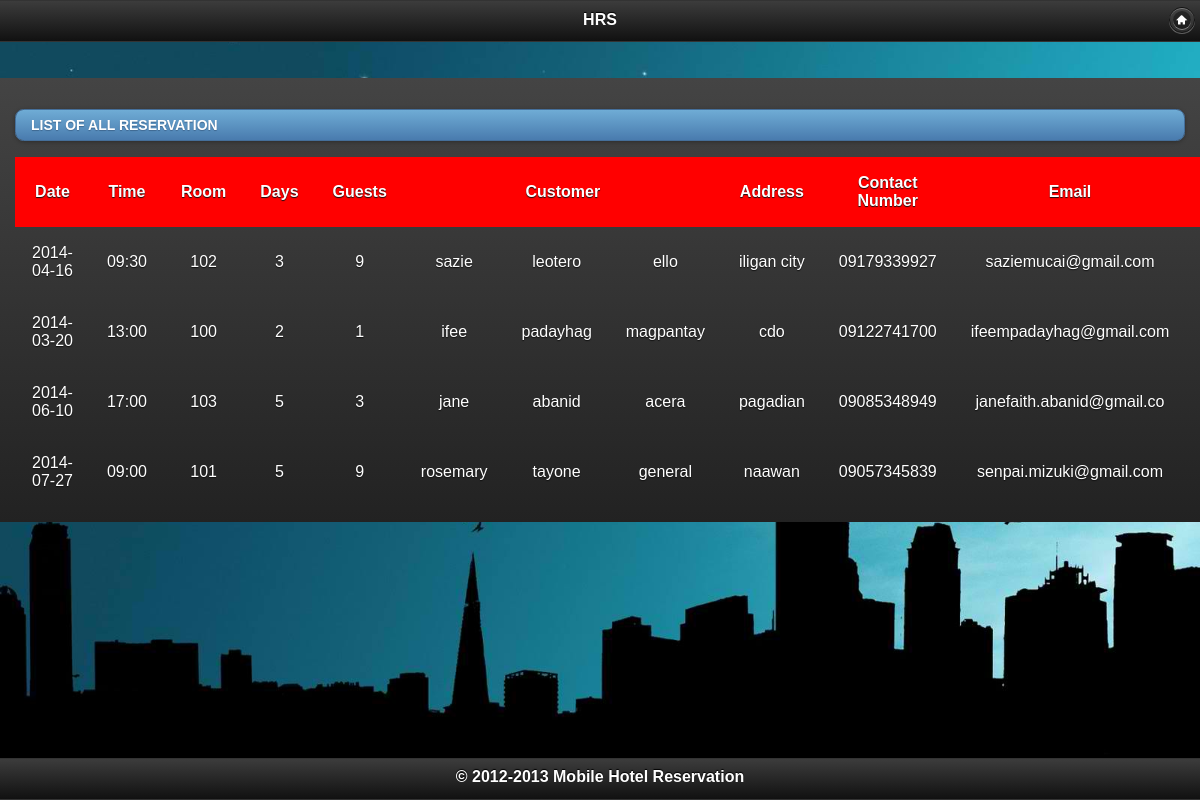
/summary.php, run on an earlier commit of the app's database.
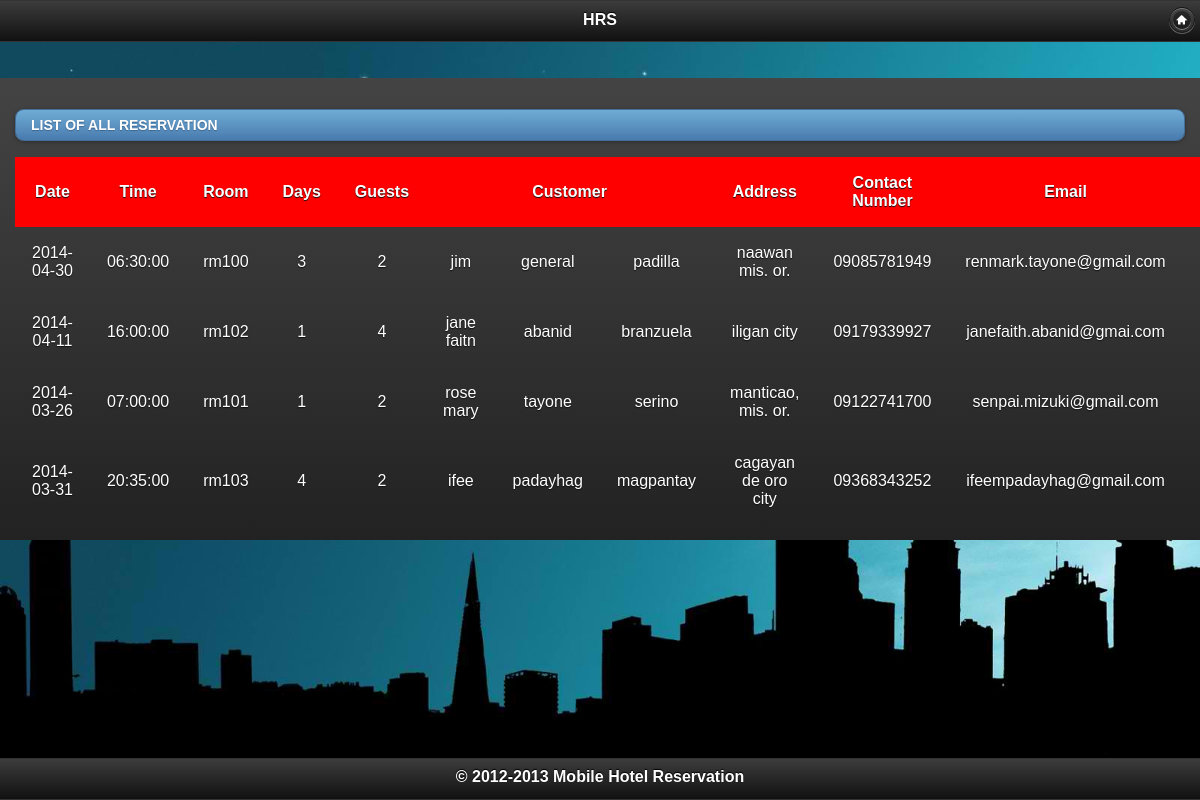
And on a later commit of the database.
### tables this page shows
CREATE TABLE `customers` (
  `id` int(15) NOT NULL AUTO_INCREMENT,
  `firstname` varchar(50) NOT NULL,
  `middlename` varchar(50) NOT NULL,
  `lastname` varchar(50) NOT NULL,
  `address` varchar(50) NOT NULL,
  `contactnumber` varchar(25) NOT NULL,
  `email` varchar(100) NOT NULL,
  `date` date NOT NULL,
  `time` time NOT NULL,
  `days` int(25) NOT NULL,
  `guests` int(25) NOT NULL,
  `reservationcode` varchar(50) NOT NULL,
  `roomnumber` varchar(25) NOT NULL,
  PRIMARY KEY (`id`),
  UNIQUE KEY `date` (`date`),
  UNIQUE KEY `time` (`time`),
  UNIQUE KEY `reservationcode` (`reservationcode`)
);

### summary.php (the view, shortened to what this page needs)
<!DOCTYPE html>
<html>
    <head>
   	<link href="jquery.mobile.min.css" rel="stylesheet" type="text/css"/>
    </head>
    <body>
	<div data-role="page" class="type-home" style="background-image: url('images/2.jpg'); background-attachment: fixed; background-repeat: no-repeat; background-size: 100% 100%;">
    <div data-role="header" data-theme="a">
	<h1>HRS</h1>
		<a href="index.php" data-icon="home" data-iconpos="notext" data-direction="reverse" class="ui-btn-right jqm-delete">Home</a>
	</div>
	<br><br>
<div data-role="content" data-theme="a">
 <ul data-role="listview" data-theme="b" data-inset="true">
    <li data-role="list-divider" role="heading">
        <font size=""> LIST OF ALL RESERVATION </font>
    </li>
    </ul>
	<center>
<div id="table">
					<table cellpadding="17" cellspacing="0" border="0" class="display" id="example">
						<thead>
							<tr bgcolor="red">
								<th rowspan="2">Date</th>
								<th rowspan="2">Time</th>
								<th rowspan="2">Room</th>
								<th rowspan="2">Days</th>
								<th rowspan="2">Guests</th>
								<th colspan="3">Customer</th>
								<th rowspan="2">Address</th>
								<th rowspan="2">Contact Number</th>
								<th rowspan="2">Email</th>
								<th rowspan="2">Reservation Code</th>
							</tr>
						</thead>
						<tbody>
						</center>
							<?php
								$customers = mysql_query("SELECT * FROM customers") ?>
							<?php
									while($row = mysql_fetch_array($customers)){
										echo '<tr>';
											echo '<td><center>'.$row['date'].'</center></td>';
											echo '<td><center>'.$row['time'].'</center></td>';
											echo '<td><center>'.$row['roomnumber'].'</center></td>';
											echo '<td><center>'.$row['days'].'</center></td>';
											echo '<td><center>'.$row['guests'].'</center></td>';
											echo '<td><center>'.$row['firstname'].'</center></td>'; echo '<td><center>'.$row['lastname'].'</center></td>'; echo '<td><center>'.$row['middlename'].'</center></td>';
											echo '<td><center>'.$row['address'].'</center></td>';
											echo '<td><center>'.$row['contactnumber'].'</center></td>';
											echo '<td><center>'.$row['email'].'</center></td>';
											echo '<td><center>'.$row['reservationcode'].'</center></td>';
										echo '</tr> ';
								}
							?>
					</div>
		</div>
<div data-role="footer"  data-position="fixed" data-theme="a" class="footer-docs">
				<h4>&copy; 2012-2013 Mobile Hotel Reservation</h4>
				</div></div>
</body>
</html>

What changed in the data, as far as the page shows it:
removed customers: date "2014-04-16", time "09:30", roomnumber "102", days "3", guests "9", firstname "sazie", lastname "leotero", middlename "ello", address "iligan city", contactnumber "09179339927", email "saziemucai@gmail.com"
removed customers: date "2014-03-20", time "13:00", roomnumber "100", days "2", guests "1", firstname "ifee", lastname "padayhag", middlename "magpantay", address "cdo", contactnumber "09122741700", email "ifeempadayhag@gmail.com"
removed customers: date "2014-06-10", time "17:00", roomnumber "103", days "5", guests "3", firstname "jane", lastname "abanid", middlename "acera", address "pagadian", contactnumber "09085348949", email "janefaith.abanid@gmail.co"
removed customers: date "2014-07-27", time "09:00", roomnumber "101", days "5", guests "9", firstname "rosemary", lastname "tayone", middlename "general", address "naawan", contactnumber "09057345839", email "senpai.mizuki@gmail.com"
added customers: date "2014-04-30", time "06:30:00", roomnumber "rm100", days "3", guests "2", firstname "jim", lastname "general", middlename "padilla", address "naawan mis. or.", contactnumber "09085781949", email "renmark.tayone@gmail.com"
added customers: date "2014-04-11", time "16:00:00", roomnumber "rm102", days "1", guests "4", firstname "jane faitn", lastname "abanid", middlename "branzuela", address "iligan city", contactnumber "09179339927", email "janefaith.abanid@gmai.com"
added customers: date "2014-03-26", time "07:00:00", roomnumber "rm101", days "1", guests "2", firstname "rose mary", lastname "tayone", middlename "serino", address "manticao, mis. or.", contactnumber "09122741700", email "senpai.mizuki@gmail.com"
added customers: date "2014-03-31", time "20:35:00", roomnumber "rm103", days "4", guests "2", firstname "ifee", lastname "padayhag", middlename "magpantay", address "cagayan de oro city", contactnumber "09368343252", email "ifeempadayhag@gmail.com"
